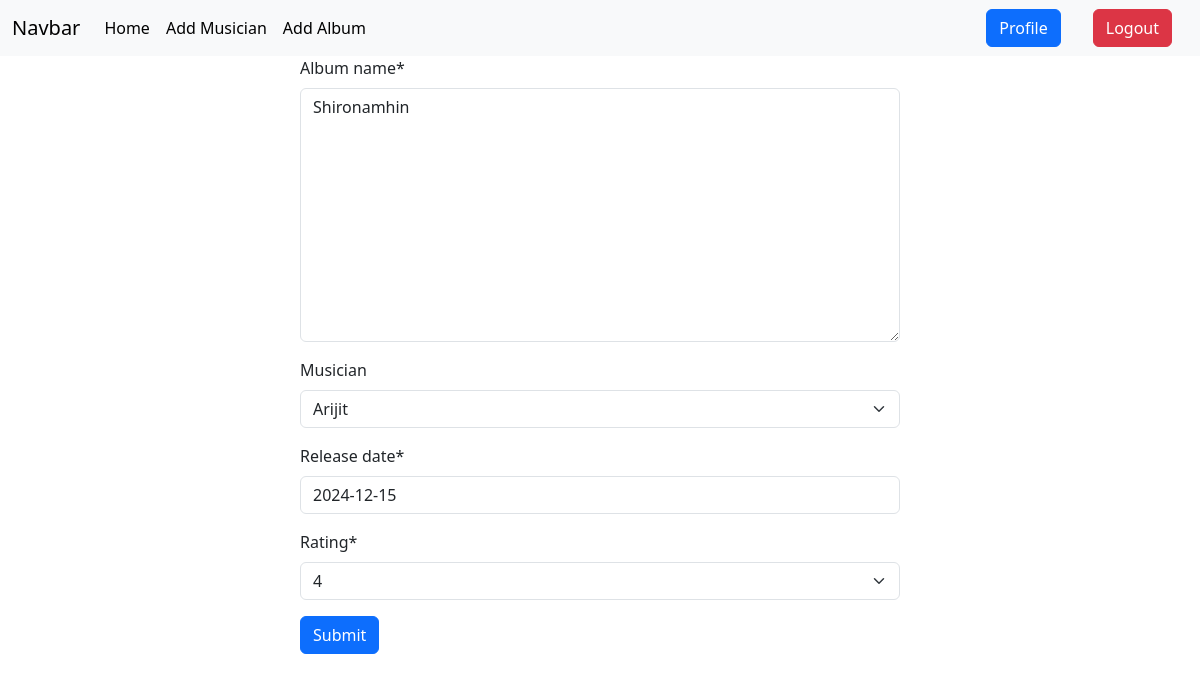
The app's page /album/edit/2/ (signed in) with its own data.
### album/models.py (models this page shows, shortened)
class AlbumModel(models.Model):
    rating = (
        (1,'1'),
        (2,'2'),
        (3,'3'),
        (4,'4'),
        (5,'5'),
    )
    album_name = models.TextField()
    musician = models.ForeignKey(MusicianModel,on_delete=models.CASCADE,null=True,blank=True)
    release_date = models.DateField()
    rating = models.IntegerField(choices=rating)

### album/views.py (the view)
# urls.py: path('edit/<int:id>/',views.EditAlbum.as_view(),name='edit_album')
@method_decorator(login_required,name='dispatch')
class EditAlbum(UpdateView):
    model = models.AlbumModel
    form_class = forms.Album_Form
    template_name = 'add_album.html'
    pk_url_kwarg = 'id'
    success_url = reverse_lazy('homepage')

### album/forms.py
class Album_Form(forms.ModelForm):
    class Meta:
        model = AlbumModel
        fields = '__all__'

### musician/models.py (called while the page is built)
    def __str__(self):
        return self.first_name

### album/templates/add_album.html (shortened to what this page needs)
{% extends "base.html" %}
{% load crispy_forms_tags %}
{% block content %}
    <form style="width:50%; margin: auto" method="post">
        {{ form | crispy }}
        <button class="btn btn-primary">Submit</button>
    </form>
{% endblock  %}

### records on screen
AlbumModel: album_name "Shironamhin", musician "Arijit", release_date "2024-12-15", rating "4"
